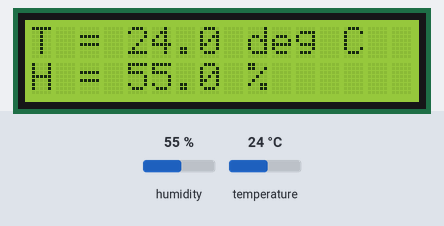
Bench run of a sketch on a simulated Arduino Uno, built with avr-gcc and run on an emulated ATmega328P. Shown: 16×2 character LCD. The test bench sets the inputs (shaded band); at power-on: humidity 55 %, temperature 24 °C.

Above: at 3.6 s.
3.7 s: humidity set to 22 %
At 6.6 s:
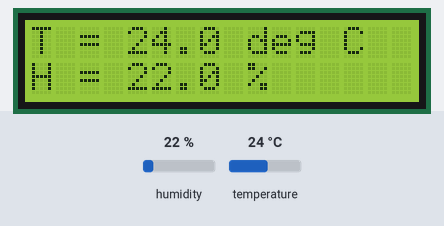
8.2 s: temperature set to 12 °C
At 10.1 s:
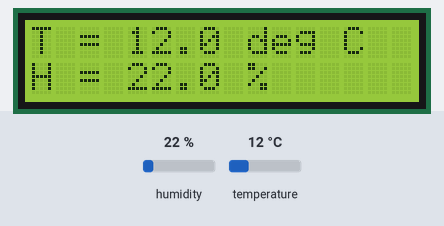
12.7 s: humidity set to 40 %
At 15.9 s:
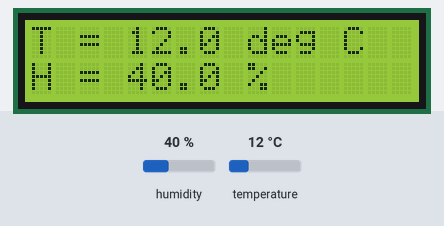
17.2 s: temperature set to 19 °C
At 19.4 s:
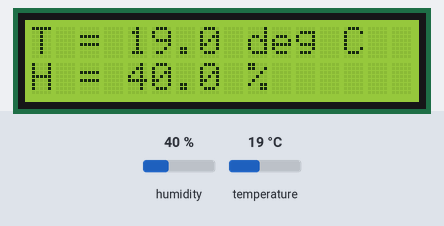
Timing chart, 0 to 20.9 s (numbered marks = the images above; inputs shaded):
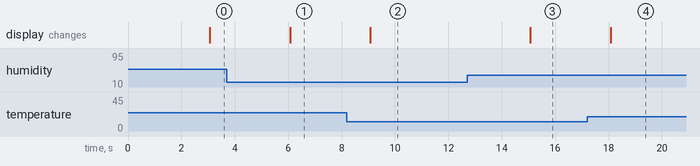

Measured:
- after the input at 3.7 s, the display: changes after 2.4 s (image 1)
- after the input at 8.2 s, the display: changes after 0.87 s (image 2)
- after the input at 12.7 s, the display: changes after 2.4 s (image 3)
- after the input at 17.2 s, the display: changes after 0.87 s (image 4)

The sketch:

Temp_and_humidity_Sensor.ino.ino
```cpp
#include <LiquidCrystal.h>
// Lcd Setup Here
int rs=7;
int en =8;
int d4 = 9;
int d5 = 10;
int d6 = 11;
int d7 = 12;
int dT = 1000;
int tD = 60;
int maxNum;
String msg = "Declare your limit!";
LiquidCrystal lcd(rs,en , d4, d5, d6, d7);

//Temperature and Humdty sensor  here
#include <dht_nonblocking.h>

//www.elegoo.com
//2018.10.25


#include <dht_nonblocking.h>
#define DHT_SENSOR_TYPE DHT_TYPE_11

static const int DHT_SENSOR_PIN = 2;
DHT_nonblocking dht_sensor( DHT_SENSOR_PIN, DHT_SENSOR_TYPE );


void setup() {
  // put your setup code here, to run once:
 lcd.begin(16, 2);
 Serial.begin(9600);
}

/*
 * Poll for a measurement, keeping the state machine alive.  Returns
 * true if a measurement is available.
 */
static bool measure_environment( float *temperature, float *humidity )
{
  static unsigned long measurement_timestamp = millis( );

  /* Measure once every four seconds. */
  if( millis( ) - measurement_timestamp > 3000ul )
  {
    if( dht_sensor.measure( temperature, humidity ) == true )
    {
      measurement_timestamp = millis( );
      return( true );
    }
  }

  return( false );
}

void loop() {
     {
  float temperature;
  float humidity;
  /* Measure temperature and humidity.  If the functions returns
     true, then a measurement is available. */
  if( measure_environment( &temperature, &humidity ) == true )
  {
    lcd.setCursor(0,0);
    lcd.print( "T = " );
    lcd.print( temperature, 1 );
    lcd.println( " deg C  ");
    lcd.setCursor(0,1);
    lcd.print("H = " );
    lcd.print( humidity, 1 );
    lcd.println( " %      " );
  }
}
}

//Bonus Code For Printing to a serial monitor
//  Serial.print( " T = " );
//  Serial.print( temperature, 1 );
//  Serial.println( " deg.C,");
//  Serial.print(" H = " );
//  Serial.print( humidity, 1 );
//  Serial.println( " %" );
```
